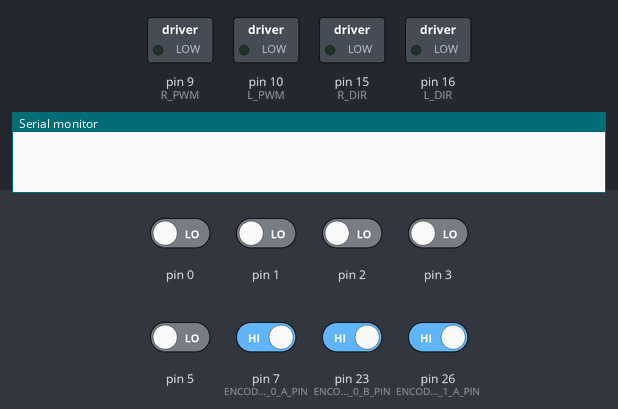
The sketch below on a simulated Arduino Mega 2560, built with avr-gcc and run on an emulated ATmega2560. Shown: switched loads named in the sketch (green lamp = pin HIGH), the last lines printed to the serial monitor. The test bench sets the inputs (shaded band); at power-on: pin 7 (ENCODER_0_A_PIN), pin 23 (ENCODER_0_B_PIN), pin 26 (ENCODER_1_A_PIN) HIGH, pin 0–3, pin 5 LOW.

Above: at 0.05 s.
At 13.0 s:
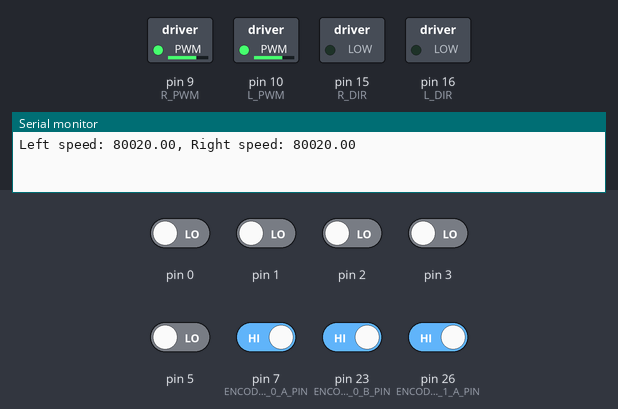
Timing chart, 0 to 18.2 s (numbered marks = the images above):
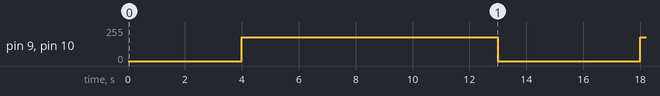

Measured:
- by itself, pin 9 (R_PWM), pin 10 (L_PWM): alternates 180/255 for 9.0 s and 0/255 for 5.0 s

The sketch:

encoderPID_Test.ino
```cpp
#include "Encoders.h"
#include "PID.h"
#include "Motors.h"

// Create instances
Motors_c motors;
PID_c pid_left;
PID_c pid_right;

// Target speed for the robot (40 as an example)
const float target_speed = 40;

// Last encoder counts
long last_left_count = 0;
long last_right_count = 0;

void setup() {
    // Initialize motors and encoders
    motors.initialise();
    setupEncoder0();
    setupEncoder1();

    // Initialize PID for both motors with tuned gains
    pid_left.initialise(1.0, 0.5, 0.1);  // 左电机的 PID 参数
    pid_right.initialise(1.0, 0.5, 0.1);  // 右电机的 PID 参数
      pid_left.reset();
  pid_right.reset();

    // Start the Serial monitor for debugging
    Serial.begin(9600);
}

void loop() {
    static unsigned long last_update_time = 0;
    unsigned long current_time = millis();

    // Ensure PID update happens at a regular interval (e.g., 100 ms)
    if (current_time - last_update_time >= 100) {
        last_update_time = current_time;

        // 使用 PID 控制器来调节速度
        forward();
    }

    stop();
    delay(4000); // 停止 4 秒

    // Control the robot movements
    forward();
    delay(9000); // 前进 9 秒
    stop();
    delay(1000); // 停止 1 秒
}

// 修改后的 forward() 函数，通过 PID 控制来调节速度
void forward() {
    // Get the encoder counts for both motors
    long left_count_delta = count_e0 - last_left_count;
    long right_count_delta = count_e1 - last_right_count;

    last_left_count = count_e0;
    last_right_count = count_e1;

    // 使用 PID 控制器根据编码器反馈计算电机的速度
    float left_speed = pid_left.update(target_speed, left_count_delta);
    float right_speed = pid_right.update(target_speed, right_count_delta);

    // 将计算得到的速度应用到电机
    motors.setPWM(left_speed, right_speed);

    // 打印调试信息，显示实际速度和目标速度
    Serial.print("Left speed: ");
    Serial.print(left_speed);
    Serial.print(", Right speed: ");
    Serial.println(right_speed);
}

// Function to move backward (not using PID control in this example)
void backward() {
    motors.setPWM(-15.0, -15.0); // Move both motors backward
}

// Function to rotate in place (not using PID control in this example)
void rotate() {
    motors.setPWM(15.0, -15.0); // One motor forward, the other backward
}

// Function to stop the robot
void stop() {
    motors.setPWM(0.0, 0.0); // Stop both motors
}
```

Encoders.h
```cpp
/*
 *
 * This code has been completed for you and should not be changed.
 * This code will be discussed in Labsheet 4.
 *
 */

#ifndef _ENCODERS_H
#define _ENCODERS_H

#define ENCODER_0_A_PIN  7
#define ENCODER_0_B_PIN  23
#define ENCODER_1_A_PIN  26
//#define ENCODER_1_B_PIN Non-standard pin!


// Volatile Global variables used by Encoder ISR.
volatile long count_e0; // used by encoder to count the rotation
volatile byte state_e0; // used to determine quadrature state
volatile long count_e1;
volatile byte state_e1;


// This ISR handles just Encoder 1
// ISR to read the Encoder1 Channel A and B pins
// and then look up based on  transition what kind of
// rotation must have occured.
ISR( INT6_vect ) {
  // We know that the ISR is only called when a pin changes.
  // We also know only 1 pin can change at a time.
  // The XOR(AB) signal change from "Channel A" triggers ISR.

  // First, Read in the new state of the encoder pins.
  // Standard pins, so standard read functions.
  boolean e0_B = digitalRead( ENCODER_0_B_PIN ); // normal B state
  boolean e0_A = digitalRead( ENCODER_0_A_PIN ); // XOR(AB)

  // Software XOR (^) logically infers
  // the true value of A given the state of B
  e0_A = e0_A ^ e0_B;

  // Shift our (new) current readings into bit positions
  // 2 and 3 in the state variable (current state)
  // State: (bit3)  (bit2)  (bit1)   (bit0)
  // State:  new B   new A   old B   old A
  state_e0 = state_e0 | ( e0_B  << 3 );
  state_e0 = state_e0 | ( e0_A  << 2 );

  if ( state_e0 == 1 ) {
    count_e0--;
  } else if ( state_e0 == 2) {
    count_e0++;
  } else if ( state_e0 == 4) {
    count_e0++;
  } else if ( state_e0 == 7) {
    count_e0--;
  } else if ( state_e0 == 8) {
    count_e0--;
  } else if ( state_e0 == 11) {
    count_e0++;
  } else if ( state_e0 == 13) {
    count_e0++;
  } else if ( state_e0 == 14) {
    count_e0--;
  }

  // Shift the current readings (bits 3 and 2) down
  // into position 1 and 0 (to become prior readings)
  // This bumps bits 1 and 0 off to the right, "deleting"
  // them for the next ISR call.
  state_e0 = state_e0 >> 2;

}


// This ISR handles just Encoder 0
// ISR to read the Encoder0 Channel A and B pins
// and then look up based on  transition what kind of
// rotation must have occured.
ISR( PCINT0_vect ) {

  // First, Read in the new state of the encoder pins.

  // Mask for a specific pin from the port.
  // Non-standard pin, so we access the register
  // directly.
  // Reading just PINE would give us a number
  // composed of all 8 bits.  We want only bit 2.
  // B00000100 masks out all but bit 2
  // It is more portable to use the PINE2 keyword.
  boolean e1_B = PINE & (1 << PINE2);
  //boolean e1_B = PINE & B00000100;  // Does same as above.

  // Standard read from the other pin.
  boolean e1_A = digitalRead( ENCODER_1_A_PIN ); // 26 the same as A8


  e1_A = e1_A ^ e1_B;

  // Create a bitwise representation of our states
  // We do this by shifting the boolean value up by
  // the appropriate number of bits, as per our table
  // header:
  //
  // State :  (bit3)  (bit2)  (bit1)  (bit0)
  // State :  New A,  New B,  Old A,  Old B.
  state_e1 = state_e1 | ( e1_B  << 3 );
  state_e1 = state_e1 | ( e1_A  << 2 );


  // This is an inefficient way of determining
  // the direction.  However it illustrates well
  // against the lecture slides.
  if ( state_e1 == 1 ) {
    count_e1--;
  } else if ( state_e1 == 2) {
    count_e1++;
  } else if ( state_e1 == 4) {
    count_e1++;
  } else if ( state_e1 == 7) {
    count_e1--;
  } else if ( state_e1 == 8) {
    count_e1--;
  } else if ( state_e1 == 11) {
    count_e1++;
  } else if ( state_e1 == 13) {
    count_e1++;
  } else if ( state_e1 == 14) {
    count_e1--;
  }

  // Shift the current readings (bits 3 and 2) down
  // into position 1 and 0 (to become prior readings)
  // This bumps bits 1 and 0 off to the right, "deleting"
  // them for the next ISR call.
  state_e1 = state_e1 >> 2;
}


/*
   This setup routine enables interrupts for
   encoder1.  The interrupt is automatically
   triggered when one of the encoder pin changes.
   This is really convenient!  It means we don't
   have to check the encoder manually.
*/
void setupEncoder0()
{
  count_e0 = 0;

  // Setup pins for right encoder
  pinMode( ENCODER_0_A_PIN, INPUT );
  pinMode( ENCODER_0_B_PIN, INPUT );

  // initialise the recorded state of e0 encoder.
  state_e0 = 0;

  // Get initial state of encoder pins A + B
  boolean e0_A = digitalRead( ENCODER_0_A_PIN );
  boolean e0_B = digitalRead( ENCODER_0_B_PIN );
  e0_A = e0_A ^ e0_B;

  // Shift values into correct place in state.
  // Bits 1 and 0  are prior states.
  state_e0 = state_e0 | ( e0_B << 1 );
  state_e0 = state_e0 | ( e0_B << 0 );


  // Now to set up PE6 as an external interupt (INT6), which means it can
  // have its own dedicated ISR vector INT6_vector

  // Page 90, 11.1.3 External Interrupt Mask Register – EIMSK
  // Disable external interrupts for INT6 first
  // Set INT6 bit low, preserve other bits
  EIMSK = EIMSK & ~(1 << INT6);
  //EIMSK = EIMSK & B1011111; // Same as above.

  // Page 89, 11.1.2 External Interrupt Control Register B – EICRB
  // Used to set up INT6 interrupt
  EICRB |= ( 1 << ISC60 );  // using header file names, push 1 to bit ISC60
  //EICRB |= B00010000; // does same as above

  // Page 90, 11.1.4 External Interrupt Flag Register – EIFR
  // Setting a 1 in bit 6 (INTF6) clears the interrupt flag.
  EIFR |= ( 1 << INTF6 );
  //EIFR |= B01000000;  // same as above

  // Now that we have set INT6 interrupt up, we can enable
  // the interrupt to happen
  // Page 90, 11.1.3 External Interrupt Mask Register – EIMSK
  // Disable external interrupts for INT6 first
  // Set INT6 bit high, preserve other bits
  EIMSK |= ( 1 << INT6 );
  //EIMSK |= B01000000; // Same as above

}


void setupEncoder1(){

  count_e1 = 0;

  // Setting up left encoder:
  // The 3Pi board uses the pin PE2 (port E, pin 2) which is
  // very unconventional.  It doesn't have a standard
  // arduino alias (like d6, or a5, for example).
  // We set it up here with direct register access
  // Writing a 0 to a DDR sets as input
  // DDRE = Data Direction Register (Port)E
  // We want pin PE2, which means bit 2 (counting from 0)
  // PE Register bits [ 7  6  5  4  3  2  1  0 ]
  // Binary mask      [ 1  1  1  1  1  0  1  1 ]
  //
  // By performing an & here, the 0 sets low, all 1's preserve
  // any previous state.
  DDRE = DDRE & ~(1 << DDE6);
  //DDRE = DDRE & B11111011; // Same as above.

  // We need to enable the pull up resistor for the pin
  // To do this, once a pin is set to input (as above)
  // You write a 1 to the bit in the output register
  PORTE = PORTE | (1 << PORTE2 );
  //PORTE = PORTE | 0B00000100;

  // Encoder1 uses conventional pin 26
  pinMode( ENCODER_1_A_PIN, INPUT );
  digitalWrite( ENCODER_1_A_PIN, HIGH ); // Encoder 1 xor

  // initialise the recorded state of e1 encoder.
  state_e1 = 0;

  // Get initial state of encoder.
  boolean e1_B = PINE & (1 << PINE2);
  //boolean e1_B = PINE & B00000100;  // Does same as above.

  // Standard read from the other pin.
  boolean e1_A = digitalRead( ENCODER_1_A_PIN ); // 26 the same as A8

  // Some clever electronics combines the
  // signals and this XOR restores the
  // true value.
  e1_A = e1_A ^ e1_B;


  // Enable pin-change interrupt on A8 (PB4) for encoder0, and disable other
  // pin-change interrupts.
  // Note, this register will normally create an interrupt a change to any pins
  // on the port, but we use PCMSK0 to set it only for PCINT4 which is A8 (PB4)
  // When we set these registers, the compiler will now look for a routine called
  // ISR( PCINT0_vect ) when it detects a change on the pin.  PCINT0 seems like a
  // mismatch to PCINT4, however there is only the one vector servicing a change
  // to all PCINT0->7 pins.
  // See Manual 11.1.5 Pin Change Interrupt Control Register - PCICR

  // Page 91, 11.1.5, Pin Change Interrupt Control Register
  // Disable interrupt first
  PCICR = PCICR & ~( 1 << PCIE0 );
  // PCICR &= B11111110;  // Same as above

  // 11.1.7 Pin Change Mask Register 0 – PCMSK0
  PCMSK0 |= (1 << PCINT4);

  // Page 91, 11.1.6 Pin Change Interrupt Flag Register – PCIFR
  PCIFR |= (1 << PCIF0);  // Clear its interrupt flag by writing a 1.

  // Enable
  PCICR |= (1 << PCIE0);
}

#endif
```

Motors.h
```cpp
#ifndef _MOTORS_H
#define _MOTORS_H

// Correct Pin definitions
#define L_PWM 10
#define L_DIR 16
#define R_PWM 9
#define R_DIR 15

// Maximum PWM value
#define MAX_PWM 180.0

// Class to operate the motors.
class Motors_c {

  public:

    // Constructor, must exist.
    Motors_c() {
      // Leave empty. Ensure initialise() is called instead.
    }

    // Initialize motor pins
    void initialise() {
      // Set motor pins as outputs
      pinMode(L_PWM, OUTPUT);
      pinMode(L_DIR, OUTPUT);
      pinMode(R_PWM, OUTPUT);
      pinMode(R_DIR, OUTPUT);

      // Set initial direction
      digitalWrite(L_DIR, LOW);
      digitalWrite(R_DIR, LOW);
    }

    // Set PWM power for the motors
    void setPWM(float left_pwr, float right_pwr) {
      // Control left motor direction
      if (left_pwr < 0) {
        digitalWrite(L_DIR, HIGH);  // Reverse
        left_pwr = -left_pwr;       // Convert to positive for PWM
      } else {
        digitalWrite(L_DIR, LOW);   // Forward
      }

      // Control right motor direction
      if (right_pwr < 0) {
        digitalWrite(R_DIR, HIGH);  // Reverse
        right_pwr = -right_pwr;     // Convert to positive for PWM
      } else {
        digitalWrite(R_DIR, LOW);   // Forward
      }

      // Ensure PWM values are within range [0, MAX_PWM]
      left_pwr = constrain(left_pwr, 0, MAX_PWM);
      right_pwr = constrain(right_pwr, 0, MAX_PWM);

      // Write PWM to the motors
      analogWrite(L_PWM, (int)left_pwr);
      analogWrite(R_PWM, (int)right_pwr);
    }
};

#endif
```

PID.h
```cpp
/***************************************
   ,        .       .           .      ,
   |        |       |           |     '|
   |    ,-: |-. ,-. |-. ,-. ,-. |-     |
   |    | | | | `-. | | |-' |-' |      |
   `--' `-` `-' `-' ' ' `-' `-' `-'    '
 A D V A N C E D   E X E R C I S E S
****************************************/

// this #ifndef stops this file
// from being included mored than
// once by the compiler.
#ifndef _PID_H
#define _PID_H

// Class to contain generic PID algorithm.
class PID_c {
  public:

    // PID update variables.
    float last_error;
    float p_term;
    float i_term;
    float d_term;
    float i_sum;
    float feedback;

    // To store gains.
    float p_gain;
    float i_gain;
    float d_gain;

    // To determine time elapsed.
    unsigned long ms_last_t;

    // Constructor, must exist.
    PID_c() {
      // leaving this empty.
      // ensure initialise() is called
      // instead.
    }

    // To setup PID.
    // Pass in gain values for kp, ki, kd.
    void initialise( float p, float i, float d ) {
       feedback = 0;
       last_error = 0;
       p_term = 0;
       i_term = 0;
       d_term = 0;
       i_sum = 0;

       p_gain = p;
       i_gain = i;
       d_gain = d;

       ms_last_t = millis();
    }

    // If PID hasn't been called in a long time,
    // the time elapsed will be huge and cause a
    // massive overshoot.  It is best to reset if
    // we know the robot has been delayed or motors
    // disabled.
    void reset() {
      p_term = 0;
      i_term = 0;
      d_term = 0;
      i_sum = 0;
      last_error = 0;
      feedback = 0;
      ms_last_t = millis();
    }

    // To imlpement this on a microcontroller, this is a good
    // referenece:
    // https://en.wikipedia.org/wiki/PID_controller#Discrete_implementation
    float update( float demand, float measurement ) {
      float error;
      unsigned long ms_now_t;
      unsigned long ms_dt;
      float float_dt;
      float diff_error;

      // Grab time to calc elapsed time.
      ms_now_t = millis();
      ms_dt = ms_now_t - ms_last_t;

      // ms_last_t has been used, so update
      // it for the next call of this update.
      ms_last_t = millis();

      // typecasting the different of two
      // unsigned longs is safer.
      float_dt = (float)ms_dt;

      // NOTE: A serious error can occur
      // here if dt is 0, this causes divide
      // by zero errors.  This can happen if
      // PID.update() is called faster than 1ms.
      // Here, we catch the error by returning
      // the last feedback value.
      if( float_dt == 0.0 ) return feedback;

      // Calculate error signal.
      error = demand - measurement;
      last_error = error;

      // P term, nice and easy
      p_term = p_gain * error;

      // discrete integration
      i_sum = i_sum + (error * float_dt);

      // i_term.
      i_term = i_gain * i_sum;

      // d_term.
      // Note, sometimes this needs to be inverted
      // to last_error - error.  It depends on the
      // error signal sign in relation to the system.
      diff_error = (error - last_error) / float_dt;
      d_term = diff_error * d_gain;

      // Sometimes this needs to be - d_term.
      // d_term should counteract sudden changes, which
      // means it is subtractive.  Another way to achieve
      // this is to have a negative gain.  The best way
      // to troubleshoot is to plot what it is doing.
      feedback = p_term + i_term + d_term;

      // done
      return feedback;
    }

}; // End of PID_c class definition


#endif
```
